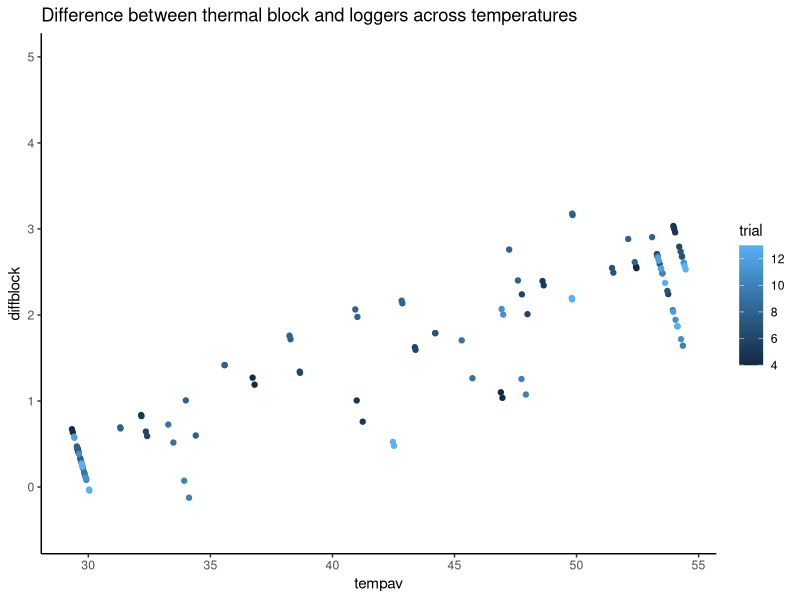
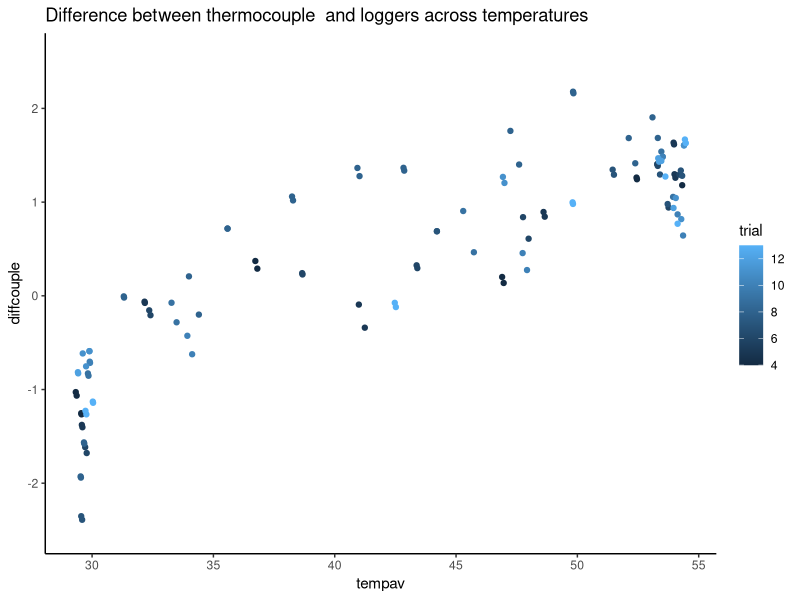
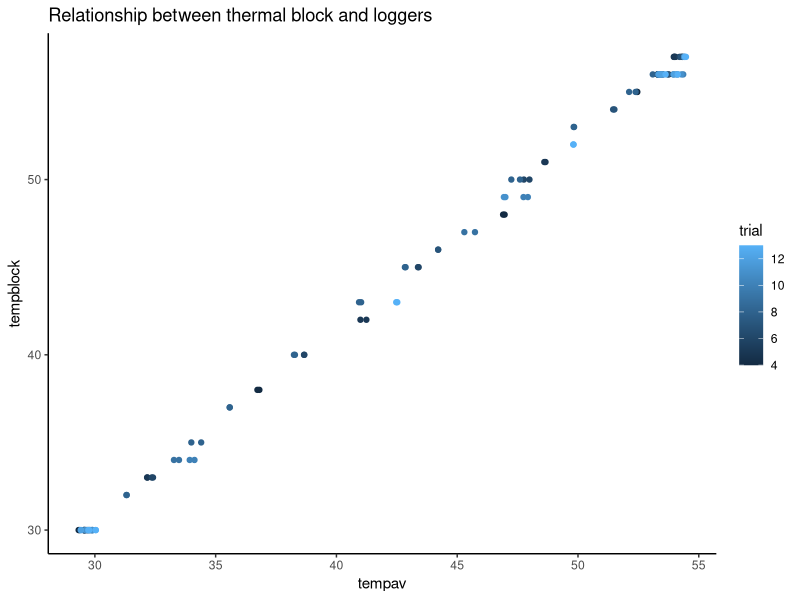
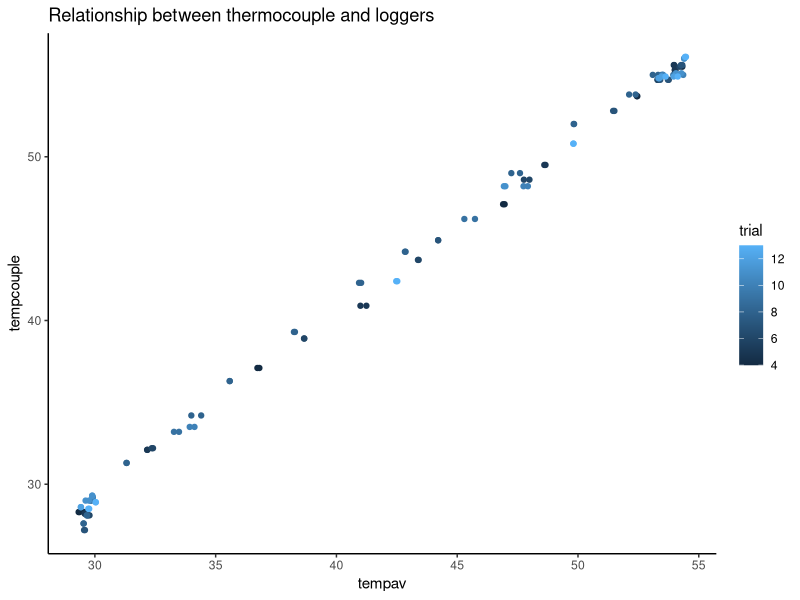
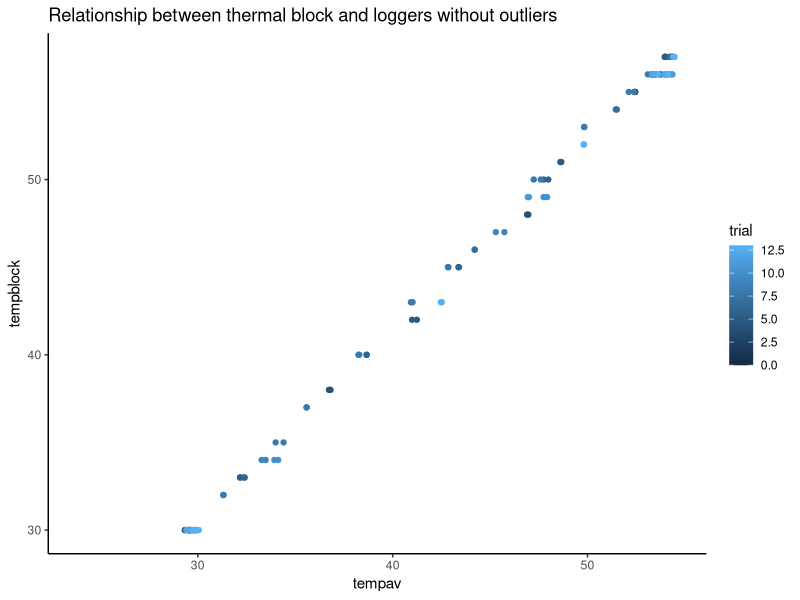
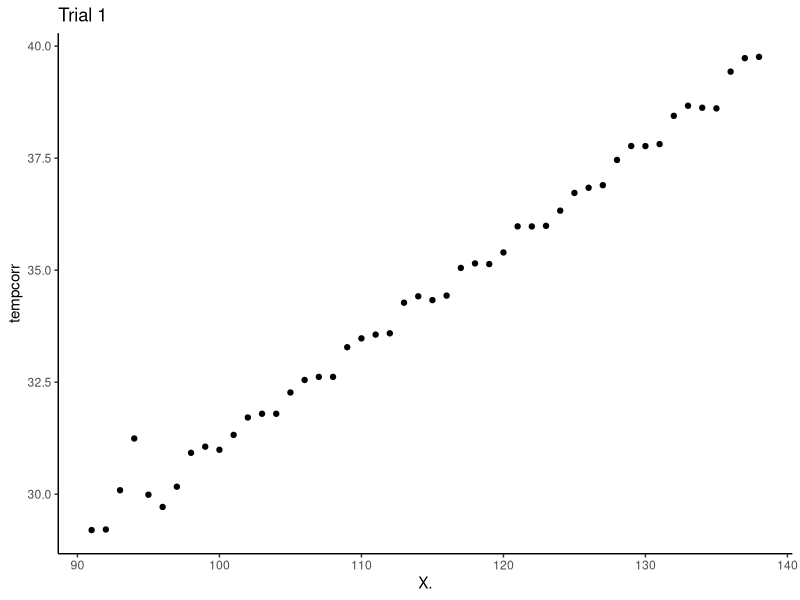
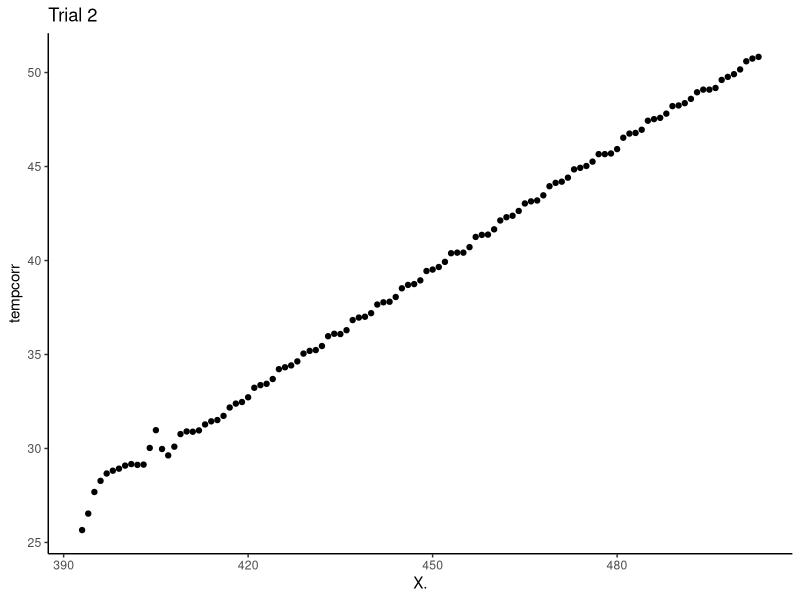
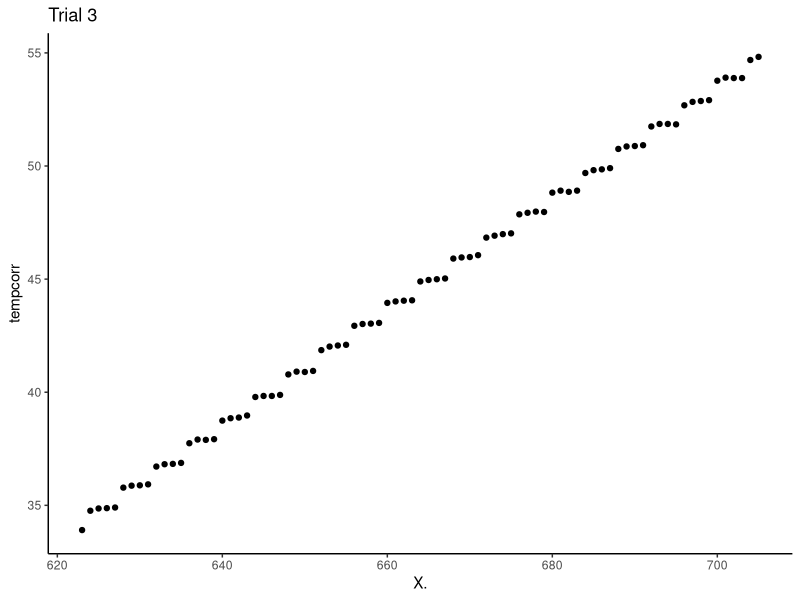

The R script that drew these images, in order: (Note: this script raises an error after producing the figures.)
## ---- chunk 1
knitr::opts_chunk$set(warning = FALSE, message = FALSE) 
knitr::opts_knit$set(root.dir = "C:/Users/laus1/OneDrive - University of Nebraska-Lincoln/UNL/PhD Tesis/Methods/Thermolimit/Thermolimit data analyses")
getwd()
## ---- chunk 2
library(data.table)
library(tidyr)
library(dplyr)
library(lubridate)
library(ggplot2)


## ---- chunk 3
cnames<-c("#", "datetime", "temp1", "temp2", "detached", "attached", "connected", "end","x")

t1.3<-read.csv("Data/Temperature/Thermal_block_trials1-3_1.csv", skip=2, header=F, col.names=cnames)

t4.7<-read.csv("Data/Temperature/Thermal_block_trials_4-7_0.csv", skip=2, header=F, col.names=cnames)

t8.13<-read.csv("Data/Temperature/Thermal_block_trials_8-13.csv", skip=2, header=F,col.names=cnames)

head(t1.3)

## ---- chunk 4
t1.3<- t1.3 %>%
  na.omit() %>% #removing NAs
  select(1:4) %>% #removing non-relevant columns
  mutate(datetime=as_datetime(datetime, format="%m/%d/%y %I:%M:%S %p")) %>% #converting the datetime column from character into a datetime format 
  separate(datetime, c("date", "time"), remove=FALSE, sep=" ") %>% #separating date and time into two columns
  mutate(date=ymd(date), #formatting date 
         tempav=rowMeans(.[,5:6]), #calculating averages for the two temperature sensors
        trial=case_when(datetime >= ymd_hms("2022-06-21 09:53:00") &  
                               datetime <= ymd_hms("2022-06-21 10:50:00")~1, #Assigning trial 1
                        datetime >= ymd_hms("2022-06-21 14:58:00") &  
                               datetime <= ymd_hms("2022-06-21 17:08:00")~2,#Assigning trial 2
                        datetime >= ymd_hms("2022-06-21 18:19:00") &  
                               datetime <= ymd_hms("2022-06-21 20:28:00")~3,#Assigning trial 3
                        
                        TRUE~0))

t4.7<- t4.7 %>%
  na.omit() %>% #removing NAs
  select(1:4) %>% #removing non-relevant columns
  mutate(datetime=as_datetime(datetime, format="%m/%d/%y %I:%M:%S %p")) %>% #converting the datetime column from character into a datetime format 
  separate(datetime, c("date", "time"), remove=FALSE, sep=" ") %>% #separating date and time into two columns
  mutate(date=ymd(date), #formatting date 
         tempav=rowMeans(.[,5:6]), #calculating averages for the two temperature sensors
        trial=case_when(datetime >= ymd_hms("2022-06-22 11:07:00") &  
                               datetime <= ymd_hms("2022-06-22 13:19:00")~4, #Assigning trial 4
                        datetime >= ymd_hms("2022-06-22 14:10:00") &  
                               datetime <= ymd_hms("2022-06-22 16:24:00")~5,#Assigning trial 5
                        datetime >= ymd_hms("2022-06-22 17:26:00") &  
                               datetime <= ymd_hms("2022-06-22 19:50:00")~6,#Assigning trial 6
                        datetime >= ymd_hms("2022-06-22 20:23:00") &  
                               datetime <= ymd_hms("2022-06-22 22:29:00")~7,#Assigning trial 7
                        TRUE~0))


t8.13<- t8.13 %>%
  na.omit() %>% #removing NAs
  select(1:4) %>% #removing non-relevant columns 
  mutate(datetime=as_datetime(datetime, format="%m/%d/%y %I:%M:%S %p")) %>% #converting the datetime column from character into a datetime format 
  separate(datetime, c("date", "time"), remove=FALSE, sep=" ") %>% #separating date and time into two columns
  mutate(date=ymd(date), #formatting date 
          tempav=rowMeans(.[,5:6]), #calculating averages for the two temperature sensors
        trial=case_when(datetime >= ymd_hms("2022-06-23 09:37:00") &  
                               datetime <= ymd_hms("2022-06-23 11:48:00")~8, #Assigning trial 8
                        datetime >= ymd_hms("2022-06-23 12:39:00") &  
                               datetime <= ymd_hms("2022-06-23 14:56:00")~9,#Assigning trial 9
                        datetime >= ymd_hms("2022-06-23 15:38:00") &  
                               datetime <= ymd_hms("2022-06-23 17:55:00")~10,#Assigning trial 10
                        datetime >= ymd_hms("2022-06-23 18:33:00") &  
                               datetime <= ymd_hms("2022-06-23 20:50:00")~11,#Assigning trial 11
                        datetime >= ymd_hms("2022-06-23 21:43:00") &  
                               datetime <= ymd_hms("2022-06-24 00:00:00")~12,#Assigning trial 12
                        datetime >= ymd_hms("2022-06-24 00:44:00") &  
                               datetime <= ymd_hms("2022-06-24 03:01:00")~13,#Assigning trial 13
                        TRUE~0))

head(t1.3)
 

## ---- chunk 5
loggers<-bind_rows(t1.3,t4.7, t8.13) %>%
  mutate(datetime2=round_date(datetime, unit="minute")) #creating a coluns of datetime rounded by minutes to facilitate merging later

head(loggers)
## ---- chunk 6

# Trial 4
trial<-rep(4)
datetime<-c("2022-06-22 11:12:00", "2022-06-22 11:16:00","2022-06-22 11:48:00","2022-06-22 12:30:00","2022-06-22 12:55:00","2022-06-22 13:19:00")
tempblock<-c(30,30,38,48,55,57)
tempcouple<-c(28.3,28.3,37.1,47.1,53.7,55.5)

t4<-data.frame(trial, datetime,tempblock, tempcouple)
t4<-t4%>%
  mutate(datetime2=ymd_hms(datetime))


# Trial 5
trial<-rep(5)
datetime<-c("2022-06-22 14:14:00", "2022-06-22 14:34:00","2022-06-22 15:11:00","2022-06-22 15:45:00","2022-06-22 16:07:00","2022-06-22 16:18:00")
tempblock<-c(30,33,42,51,57,57)
tempcouple<-c(28.2,32.1,40.9,49.5,55.6,55.3)

t5<-data.frame(trial, datetime, tempblock,tempcouple)
t5<-t5%>%
  mutate(datetime2=ymd_hms(datetime))

# Trial 6
trial<-rep(6)
datetime<-c("2022-06-22 17:34:00", "2022-06-22 17:57:00","2022-06-22 18:27:00","2022-06-22 18:47:00","2022-06-22 19:07:00","2022-06-22 19:29:00", "2022-06-22 19:31:00", "2022-06-22 19:50:00")
tempblock<-c(30,33,40,45,50,56,56,57)
tempcouple<-c(28.1,32.2,38.9,43.7,48.6,54.7,54.7,55.5)

t6<-data.frame(trial, datetime,tempblock, tempcouple)
t6<-t6%>%
  mutate(datetime2=ymd_hms(datetime))

# Trial 7
trial<-rep(7)
datetime<-c("2022-06-22 20:25:00", "2022-06-22 21:37:00","2022-06-22 22:08:00","2022-06-22 22:18:00","2022-06-22 22:28:00")
tempblock<-c(30,46,54,56,57)
tempcouple<-c(27.2,44.9,52.8,54.7,55.6)

t7<-data.frame(trial, datetime,tempblock, tempcouple)
t7<-t7%>%
  mutate(datetime2=ymd_hms(datetime))

# Trial 8
trial<-rep(8)
datetime<-c("2022-06-23 09:39:00", "2022-06-23 09:45:00","2022-06-23 09:55:00","2022-06-23 10:08:00","2022-06-23 10:15:00","2022-06-23 10:25:00","2022-06-23 10:36:00","2022-06-23 10:46:00","2022-06-23 11:06:00","2022-06-23 11:16:00","2022-06-23 11:26:00","2022-06-23 11:30:00")
tempblock<-c(30,30,32,35,37,40,43,45,50,53,55,56)
tempcouple<-c(27.6,28.1,31.3,34.2,36.3,39.3,42.3,44.2,49.0,52.0,53.8,55)

t8<-data.frame(trial, datetime,tempblock, tempcouple)
t8<-t8%>%
  mutate(datetime2=ymd_hms(datetime))

# Trial 9
trial<-rep(9)
datetime<-c("2022-06-23 12:50:00", "2022-06-23 13:10:00","2022-06-23 14:01:00","2022-06-23 14:37:00")
tempblock<-c(30,34,47,56)
tempcouple<-c(29.0,33.2,46.2,55)

t9<-data.frame(trial, datetime,tempblock, tempcouple)
t9<-t9%>%
  mutate(datetime2=ymd_hms(datetime))

# Trial 10
trial<-rep(10)
datetime<-c("2022-06-23 15:48:00", "2022-06-23 16:08:00","2022-06-23 17:08:00","2022-06-23 17:33:00","2022-06-23 17:36:00","2022-06-23 17:56:00")
tempblock<-c(30,34,49,56,56,57)
tempcouple<-c(29.2,33.5,48.2,55.0,55,55)

t10<-data.frame(trial, datetime,tempblock, tempcouple)
t10<-t10%>%
  mutate(datetime2=ymd_hms(datetime))

# Trial 11
trial<-rep(11)
datetime<-c("2022-06-23 18:37:00", "2022-06-23 18:43:00","2022-06-23 20:00:00","2022-06-23 20:31:00","2022-06-23 20:42:00")
tempblock<-c(30,30,49,56,57)
tempcouple<-c(29,29.3,48.2,55.1,56)

t11<-data.frame(trial, datetime,tempblock, tempcouple)
t11<-t11%>%
  mutate(datetime2=ymd_hms(datetime))

# Trial 12
trial<-rep(12)
datetime<-c("2022-06-23 21:53:00", "2022-06-23 23:40:00","2022-06-23 23:41:00")
tempblock<-c(30,56,56)
tempcouple<-c(28.6,54.8,54.9)

t12<-data.frame(trial, datetime,tempblock, tempcouple)
t12<-t12%>%
  mutate(datetime2=ymd_hms(datetime))

# Trial 13
trial<-rep(13)
datetime<-c("2022-06-24 00:52:00", "2022-06-24 00:55:00","2022-06-24 01:51:00","2022-06-24 02:25:00","2022-06-24 02:42:00","2022-06-24 02:57:00")
tempblock<-c(30,30,43,52,56,57)
tempcouple<-c(28.5,28.9,42.4,50.8,54.9,56.1)

t13<-data.frame(trial, datetime,tempblock, tempcouple)
t13<-t13%>%
  mutate(datetime2=ymd_hms(datetime))


#Merging all into a single frame
couples<-bind_rows(t4,t5,t6,t7,t8,t9,t10,t11,t12,t13)

head(couples)

## ---- chunk 7
all<-full_join(loggers, couples, by=c("datetime2","trial"), suffix=c("", ".cb"))
head(all)
## ---- chunk 8
diffs<-all %>%
  mutate(diffblock=tempblock-tempav,
         diffcouple=tempcouple-tempav) %>%
  na.omit() 

head(diffs)

ggplot(diffs, aes(x=tempav,y=diffblock, color=trial))+
  geom_point()+ylim(-0.5,5) +theme_classic()+ggtitle("Difference between thermal block and loggers across temperatures")

ggplot(diffs, aes(x=tempav,y=diffcouple, color=trial))+
  geom_point()+ylim(-2.5,2.55)+theme_classic()+ggtitle("Difference between thermocouple  and loggers across temperatures")

ggplot(diffs, aes(x=tempav,y=tempblock, color=trial))+
  geom_point()+theme_classic()+ggtitle("Relationship between thermal block and loggers")

ggplot(diffs, aes(x=tempav,y=tempcouple, color=trial))+
  geom_point()+theme_classic()+ggtitle("Relationship between thermocouple and loggers")
## ---- chunk 9
#Removing the extreme values
all2<-all%>%
  filter(X.!=1200) %>%
  filter(X.!=1201)


ggplot(all2, aes(x=tempav,y=tempblock, color=trial))+
  geom_point()+theme_classic()+ggtitle("Relationship between thermal block and loggers without outliers")

lm1<-lm(tempblock~tempav, data=all2)
lm1
slope<-lm1$coefficients[2]
int<-lm1$coefficients[1]
## ---- chunk 10
# Removing trial 0 and correcting all other temperatures
all_corr<-all%>%
  filter(trial!=0) %>%
  mutate(tempcorr=(slope*tempav)+int)

head(all_corr)
## ---- chunk 11
# Trial 1
r1<-all_corr %>%
  filter(trial==1,
         datetime2 >= ymd_hms("2022-06-21 10:03:00") &  
                               datetime <= ymd_hms("2022-06-21 10:50:00"))  

ggplot(r1, aes(x=X.,y=tempcorr))+
  geom_point()+theme_classic()+ggtitle("Trial 1")

lmtemp<-lm(tempcorr~X., data=r1)
sl1<-lmtemp$coefficients[2]
round(sl1, digits=2)

# Trial 2
r2<-all_corr %>%
  filter(trial==2,
         datetime2 >= ymd_hms("2022-06-21 15:02:00") &  
                               datetime <= ymd_hms("2022-06-21 16:52:00"))  

ggplot(r2, aes(x=X.,y=tempcorr))+
  geom_point()+theme_classic()+ggtitle("Trial 2")

lmtemp<-lm(tempcorr~X., data=r2)
sl2<-lmtemp$coefficients[2]
round(sl2, digits=2) #it remains the same independentaly of removing the curve at the begining of the ramp or not
sl2 

# Trial 3
r3<-all_corr %>%
  filter(trial==3,
         datetime2 >= ymd_hms("2022-06-21 18:49:00") & datetime <= ymd_hms("2022-06-21 20:11:00"))  

ggplot(r3, aes(x=X.,y=tempcorr))+
  geom_point()+theme_classic()+ggtitle("Trial 3")

lmtemp<-lm(tempcorr~X., data=r3)
sl3<-lmtemp$coefficients[2]
round(sl3, digits=2) 
sl3 

# Trial 4
r4<-all_corr %>%
  filter(trial==4,
         datetime2 >= ymd_hms("2022-06-22 11:18:00") &  
                               datetime <= ymd_hms("2022-06-22 13:02:00")) %>%
  mutate(timeseq=seq(from=0, to=104,by=0.5))

ggplot(r4, aes(x=timeseq,y=tempcorr))+
  geom_point()+theme_classic()+ggtitle("Trial 4")

lmtemp<-lm(tempcorr~timeseq, data=r4)
sl4<-lmtemp$coefficients[2]
round(sl4, digits=2) 
sl4 

# Trial 5
r5<-all_corr %>%
  filter(trial==5,
         datetime2 >= ymd_hms("2022-06-22 14:23:00") &  
                               datetime <= ymd_hms("2022-06-22 16:06:00"))  %>%
  mutate(timeseq=seq(from=0, to=103,by=0.5))

ggplot(r5, aes(x=timeseq,y=tempcorr))+
  geom_point()+theme_classic()+ggtitle("Trial 5")

lmtemp<-lm(tempcorr~timeseq, data=r5)
sl5<-lmtemp$coefficients[2]
round(sl5, digits=2) 
sl5 

#Trial 6
r6<-all_corr %>%
  filter(trial==6,
         datetime2 >= ymd_hms("2022-06-22 17:38:00") &  
                               datetime <= ymd_hms("2022-06-22 19:32:00")) %>%
  mutate(timeseq=seq(from=0, to=114,by=0.5)) 

ggplot(r6, aes(x=timeseq,y=tempcorr))+
  geom_point()+theme_classic()+ggtitle("Trial 6")

lmtemp<-lm(tempcorr~timeseq, data=r6)
sl6<-lmtemp$coefficients[2]
round(sl6, digits=2) 
sl6 

#Trial 7
r7<-all_corr %>%
  filter(trial==7,
         datetime2 >= ymd_hms("2022-06-22 20:35:00") &  
                               datetime <= ymd_hms("2022-06-22 22:19:00"))  %>%
  mutate(timeseq=seq(from=0, to=104,by=0.5))

ggplot(r7, aes(x=timeseq,y=tempcorr))+
  geom_point()+theme_classic()+ggtitle("Trial 7")

lmtemp<-lm(tempcorr~timeseq, data=r7)
sl7<-lmtemp$coefficients[2]
round(sl7, digits=2) 
sl7 

#Trial 8
r8<-all_corr %>%
  filter(trial==8,
         datetime2 >= ymd_hms("2022-06-23 09:48:00") &  
                               datetime <= ymd_hms("2022-06-23 11:31:00"))  %>%
  mutate(timeseq=seq(from=0, to=103,by=0.5))

ggplot(r8, aes(x=timeseq, y=tempcorr))+
  geom_point()+theme_classic()+ggtitle("Trial 8")

lmtemp<-lm(tempcorr~timeseq, data=r8)
sl8<-lmtemp$coefficients[2]
round(sl8, digits=2) 
sl8

#Trial 9
r9<-all_corr %>%
  filter(trial==9,
         datetime2 >= ymd_hms("2022-06-23 13:08:00") &  
                               datetime <= ymd_hms("2022-06-23 14:38:00"))  %>%
  mutate(timeseq=seq(from=0, to=90,by=0.5))

ggplot(r9, aes(x=timeseq, y=tempcorr))+
  geom_point()+theme_classic()+ggtitle("Trial 9")

lmtemp<-lm(tempcorr~timeseq, data=r9)
sl9<-lmtemp$coefficients[2]
round(sl9, digits=2) 
sl9

#Trial 10
r10<-all_corr %>%
  filter(trial==10,
         datetime2 >= ymd_hms("2022-06-23 15:50:00") &  
                               datetime <= ymd_hms("2022-06-23 17:37:00"))  %>%
  mutate(timeseq=seq(from=0, to=107,by=0.5))

ggplot(r10, aes(x=timeseq, y=tempcorr))+
  geom_point()+theme_classic()+ggtitle("Trial 10")

lmtemp<-lm(tempcorr~timeseq, data=r10)
sl10<-lmtemp$coefficients[2]
round(sl10, digits=2) 
sl10

#Trial 11
r11<-all_corr %>%
  filter(trial==11,
         datetime2 >= ymd_hms("2022-06-23 18:45:00") &  
                               datetime <= ymd_hms("2022-06-23 20:32:00"))  %>%
  mutate(timeseq=seq(from=0, to=107,by=0.5))

ggplot(r11, aes(x=timeseq, y=tempcorr))+
  geom_point()+theme_classic()+ggtitle("Trial 11")

lmtemp<-lm(tempcorr~timeseq, data=r11)
sl11<-lmtemp$coefficients[2]
round(sl11, digits=2) 
sl11

#Trial 12
r12<-all_corr %>%
  filter(trial==12,
         datetime2 >= ymd_hms("2022-06-23 21:57:00") &  
                               datetime <= ymd_hms("2022-06-23 23:41:00"))  %>%
  mutate(timeseq=seq(from=0, to=104,by=0.5))

ggplot(r12, aes(x=timeseq, y=tempcorr))+
  geom_point()+theme_classic()+ggtitle("Trial 12")

lmtemp<-lm(tempcorr~timeseq, data=r12)
sl12<-lmtemp$coefficients[2]
round(sl12, digits=2) 
sl12

#Trial 13
r13<-all_corr %>%
  filter(trial==13,
         datetime2 >= ymd_hms("2022-06-24 00:58:00") &  
                               datetime <= ymd_hms("2022-06-24 02:43:00"))  %>%
  mutate(timeseq=seq(from=0, to=105,by=0.5))

ggplot(r13, aes(x=timeseq, y=tempcorr))+
  geom_point()+theme_classic()+ggtitle("Trial 13")

lmtemp<-lm(tempcorr~timeseq, data=r13)
sl13<-lmtemp$coefficients[2]
round(sl13, digits=2) 
sl13

slopes<-as.data.frame(c(sl1, sl2, sl3, sl4, sl5,sl6,sl7,sl8,sl9,sl10,sl11,sl12,sl13))
colnames(slopes)<-"uncorr"
## ---- chunk 12
# Trial 1
r1<-all_corr %>%
  filter(trial==1,
         datetime2 >= ymd_hms("2022-06-21 10:07:00") &  
                               datetime <= ymd_hms("2022-06-21 10:50:00"))  

ggplot(r1, aes(x=X.,y=tempcorr))+
  geom_point()+theme_classic()+ggtitle("Trial 1")

lmtemp<-lm(tempcorr~X., data=r1)
sl1<-lmtemp$coefficients[2]
round(sl1, digits=2)

# Trial 2
r2<-all_corr %>%
  filter(trial==2,
         datetime2 >= ymd_hms("2022-06-21 15:16:00") &  
                               datetime <= ymd_hms("2022-06-21 16:52:00"))  

ggplot(r2, aes(x=X.,y=tempcorr))+
  geom_point()+theme_classic()+ggtitle("Trial 2")

lmtemp<-lm(tempcorr~X., data=r2)
sl2<-lmtemp$coefficients[2]
round(sl2, digits=2) #it remains the same independentaly of removing the curve at the begining of the ramp or not
sl2 

# Trial 3
r3<-all_corr %>%
  filter(trial==3,
         datetime2 >= ymd_hms("2022-06-21 18:49:00") &  
                               datetime <= ymd_hms("2022-06-21 20:11:00"))  

ggplot(r3, aes(x=X.,y=tempcorr))+
  geom_point()+theme_classic()+ggtitle("Trial 3")

lmtemp<-lm(tempcorr~X., data=r3)
sl3<-lmtemp$coefficients[2]
round(sl3, digits=2) 
sl3 

# Trial 4
r4<-all_corr %>%
  filter(trial==4,
         datetime2 >= ymd_hms("2022-06-22 11:22:00") &  
                               datetime <= ymd_hms("2022-06-22 13:02:00")) %>%
  mutate(timeseq=seq(from=0, to=100,by=0.5))

ggplot(r4, aes(x=timeseq,y=tempcorr))+
  geom_point()+theme_classic()+ggtitle("Trial 4")

lmtemp<-lm(tempcorr~timeseq, data=r4)
sl4<-lmtemp$coefficients[2]
round(sl4, digits=2) 
sl4 

# Trial 5
r5<-all_corr %>%
  filter(trial==5,
         datetime2 >= ymd_hms("2022-06-22 14:27:00") &  
                               datetime <= ymd_hms("2022-06-22 16:06:00"))  %>%
  mutate(timeseq=seq(from=0, to=99,by=0.5))

ggplot(r5, aes(x=timeseq,y=tempcorr))+
  geom_point()+theme_classic()+ggtitle("Trial 5")

lmtemp<-lm(tempcorr~timeseq, data=r5)
sl5<-lmtemp$coefficients[2]
round(sl5, digits=2) 
sl5 

#Trial 6
r6<-all_corr %>%
  filter(trial==6,
         datetime2 >= ymd_hms("2022-06-22 17:47:00") &  
                               datetime <= ymd_hms("2022-06-22 19:32:00")) %>%
  mutate(timeseq=seq(from=0, to=105,by=0.5)) 

ggplot(r6, aes(x=timeseq,y=tempcorr))+
  geom_point()+theme_classic()+ggtitle("Trial 6")

lmtemp<-lm(tempcorr~timeseq, data=r6)
sl6<-lmtemp$coefficients[2]
round(sl6, digits=2) 
sl6 

#Trial 7
r7<-all_corr %>%
  filter(trial==7,
         datetime2 >= ymd_hms("2022-06-22 20:40:00") &  
                               datetime <= ymd_hms("2022-06-22 22:19:00"))  %>%
  mutate(timeseq=seq(from=0, to=99,by=0.5))

ggplot(r7, aes(x=timeseq,y=tempcorr))+
  geom_point()+theme_classic()+ggtitle("Trial 7")

lmtemp<-lm(tempcorr~timeseq, data=r7)
sl7<-lmtemp$coefficients[2]
round(sl7, digits=2) 
sl7 

#Trial 8
r8<-all_corr %>%
  filter(trial==8,
         datetime2 >= ymd_hms("2022-06-23 09:52:00") &  
                               datetime <= ymd_hms("2022-06-23 11:31:00"))  %>%
  mutate(timeseq=seq(from=0, to=99,by=0.5))

ggplot(r8, aes(x=timeseq, y=tempcorr))+
  geom_point()+theme_classic()+ggtitle("Trial 8")

lmtemp<-lm(tempcorr~timeseq, data=r8)
sl8<-lmtemp$coefficients[2]
round(sl8, digits=2) 
sl8

#Trial 9
r9<-all_corr %>%
  filter(trial==9,
         datetime2 >= ymd_hms("2022-06-23 13:08:00") &  
                               datetime <= ymd_hms("2022-06-23 14:38:00"))  %>%
  mutate(timeseq=seq(from=0, to=90,by=0.5))

ggplot(r9, aes(x=timeseq, y=tempcorr))+
  geom_point()+theme_classic()+ggtitle("Trial 9")

lmtemp<-lm(tempcorr~timeseq, data=r9)
sl9<-lmtemp$coefficients[2]
round(sl9, digits=2) 
sl9

#Trial 10
r10<-all_corr %>%
  filter(trial==10,
         datetime2 >= ymd_hms("2022-06-23 15:55:00") &  
                               datetime <= ymd_hms("2022-06-23 17:37:00"))  %>%
  mutate(timeseq=seq(from=0, to=102,by=0.5))

ggplot(r10, aes(x=timeseq, y=tempcorr))+
  geom_point()+theme_classic()+ggtitle("Trial 10")

lmtemp<-lm(tempcorr~timeseq, data=r10)
sl10<-lmtemp$coefficients[2]
round(sl10, digits=2) 
sl10

#Trial 11
r11<-all_corr %>%
  filter(trial==11,
         datetime2 >= ymd_hms("2022-06-23 19:02:00") &  
                               datetime <= ymd_hms("2022-06-23 20:32:00"))  %>%
  mutate(timeseq=seq(from=0, to=90,by=0.5))

ggplot(r11, aes(x=timeseq, y=tempcorr))+
  geom_point()+theme_classic()+ggtitle("Trial 11")

lmtemp<-lm(tempcorr~timeseq, data=r11)
sl11<-lmtemp$coefficients[2]
round(sl11, digits=2) 
sl11

#Trial 12
r12<-all_corr %>%
  filter(trial==12,
         datetime2 >= ymd_hms("2022-06-23 22:00:00") &  
                               datetime <= ymd_hms("2022-06-23 23:41:00"))  %>%
  mutate(timeseq=seq(from=0, to=101,by=0.5))

ggplot(r12, aes(x=timeseq, y=tempcorr))+
  geom_point()+theme_classic()+ggtitle("Trial 12")

lmtemp<-lm(tempcorr~timeseq, data=r12)
sl12<-lmtemp$coefficients[2]
round(sl12, digits=2) 
sl12

#Trial 13
r13<-all_corr %>%
  filter(trial==13,
         datetime2 >= ymd_hms("2022-06-24 01:01:00") &  
                               datetime <= ymd_hms("2022-06-24 02:43:00"))  %>%
  mutate(timeseq=seq(from=0, to=102,by=0.5))

ggplot(r13, aes(x=timeseq, y=tempcorr))+
  geom_point()+theme_classic()+ggtitle("Trial 13")

lmtemp<-lm(tempcorr~timeseq, data=r13)
sl13<-lmtemp$coefficients[2]
round(sl13, digits=2) 
sl13
## ---- chunk 13
slopes$corr<-c(sl1, sl2, sl3, sl4, sl5,sl6,sl7,sl8,sl9,sl10,sl11,sl12,sl13)
slopes2<-slopes %>%
  mutate(uncround=round(uncorr, digits=2),
         corround=round(corr, digits=2),
         comparison= (uncround-corround))
slopes2
mean(slopes2$uncround)
mean(slopes2$corround)

## ---- chunk 14
all_corr<-all_corr %>%
  mutate(ramp=case_when(trial==1~sl1,
                        trial==2~sl2,
                        trial==3~sl3,
                        trial==4~sl4,
                        trial==5~sl5,
                        trial==6~sl6,
                        trial==7~sl7,
                        trial==8~sl8,
                        trial==9~sl9,
                        trial==10~sl10,
                        trial==11~sl11,
                        trial==12~sl12,
                        trial==13~sl13,
                        TRUE~0))
## ---- chunk 15
write.csv(all_corr, "Outputs/temperatures_corrected.csv")
## ---- chunk 16
p1<-all_corr %>%
  filter(trial==1) %>%
  pivot_longer(cols=c("tempav", "tempcorr"), values_to="temps", names_to = "type")%>%
  ggplot(.,aes(x=time,y=temps, color=type))+
  geom_point()+theme_classic()+ylim(25,57)+ ggtitle("Trial 1")
p1

p2<-all_corr %>%
  filter(trial==2) %>%
  pivot_longer(cols=c("tempav", "tempcorr"), values_to="temps", names_to = "type")%>%
  ggplot(.,aes(x=time,y=temps, color=type))+
  geom_point()+theme_classic()+ylim(25,57)+ ggtitle("Trial 2")
p2

p3<-all_corr %>%
  filter(trial==3) %>%
  pivot_longer(cols=c("tempav", "tempcorr"), values_to="temps", names_to = "type")%>%
  ggplot(.,aes(x=time,y=temps, color=type))+
  geom_point()+theme_classic()+ylim(25,57)+ ggtitle("Trial 3")
p3

p4<-all_corr %>%
  filter(trial==4) %>%
  pivot_longer(cols=c("tempav", "tempcorr"), values_to="temps", names_to = "type")%>%
  ggplot(.,aes(x=time,y=temps, color=type))+
  geom_point()+theme_classic()+ylim(25,57)+ ggtitle("Trial 4")
p4


p5<-all_corr %>%
  filter(trial==5) %>%
  pivot_longer(cols=c("tempav", "tempcorr"), values_to="temps", names_to = "type")%>%
  ggplot(.,aes(x=time,y=temps, color=type))+
  geom_point()+theme_classic()+ylim(25,57)+ ggtitle("Trial 5")
p5

p6<-all_corr %>%
  filter(trial==6) %>%
  pivot_longer(cols=c("tempav", "tempcorr"), values_to="temps", names_to = "type")%>%
  ggplot(.,aes(x=time,y=temps, color=type))+
  geom_point()+theme_classic()+ylim(25,57)+ ggtitle("Trial 6")
p6

p7<-all_corr %>%
  filter(trial==7) %>%
  pivot_longer(cols=c("tempav", "tempcorr"), values_to="temps", names_to = "type")%>%
  ggplot(.,aes(x=time,y=temps, color=type))+
  geom_point()+theme_classic()+ylim(25,57)+ ggtitle("Trial 7")
p7

p8<-all_corr %>%
  filter(trial==8) %>%
  pivot_longer(cols=c("tempav", "tempcorr"), values_to="temps", names_to = "type")%>%
  ggplot(.,aes(x=time,y=temps, color=type))+
  geom_point()+theme_classic()+ylim(25,57)+ ggtitle("Trial 8")
p8

p9<-all_corr %>%
  filter(trial==9) %>%
  pivot_longer(cols=c("tempav", "tempcorr"), values_to="temps", names_to = "type")%>%
  ggplot(.,aes(x=time,y=temps, color=type))+
  geom_point()+theme_classic()+ylim(25,57)+ ggtitle("Trial 9")
p9

p10<-all_corr %>%
  filter(trial==10) %>%
  pivot_longer(cols=c("tempav", "tempcorr"), values_to="temps", names_to = "type")%>%
  ggplot(.,aes(x=time,y=temps, color=type))+
  geom_point()+theme_classic()+ylim(25,57)+ ggtitle("Trial 10")
p10

p11<-all_corr %>%
  filter(trial==11) %>%
  pivot_longer(cols=c("tempav", "tempcorr"), values_to="temps", names_to = "type")%>%
  ggplot(.,aes(x=time,y=temps, color=type))+
  geom_point()+theme_classic()+ylim(25,57)+ ggtitle("Trial 11")
p11

p12<-all_corr %>%
  filter(trial==12) %>%
  pivot_longer(cols=c("tempav", "tempcorr"), values_to="temps", names_to = "type")%>%
  ggplot(.,aes(x=time,y=temps, color=type))+
  geom_point()+theme_classic()+ylim(25,57)+ ggtitle("Trial 12")
p12

p13<-all_corr %>%
  filter(trial==13) %>%
  pivot_longer(cols=c("tempav", "tempcorr"), values_to="temps", names_to = "type")%>%
  ggplot(.,aes(x=time,y=temps, color=type))+
  geom_point()+theme_classic()+ylim(25,57)+ ggtitle("Trial 13")
p13
